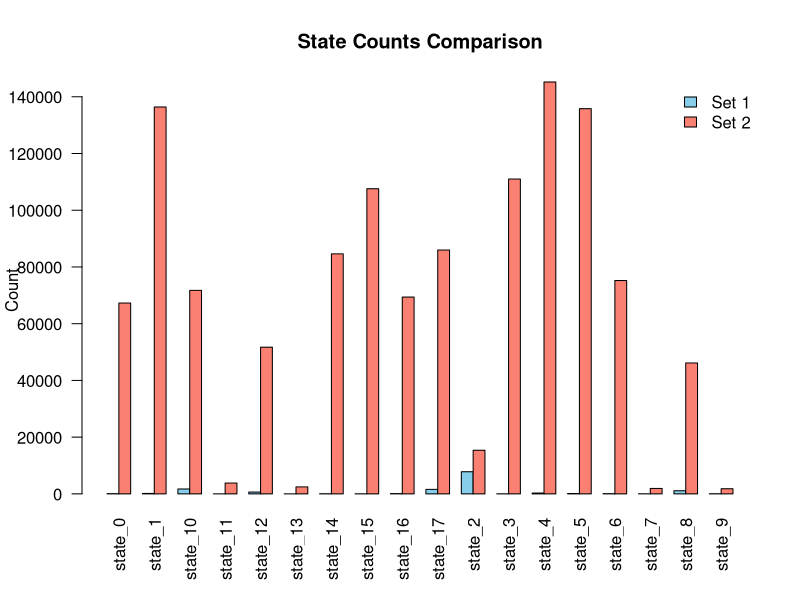
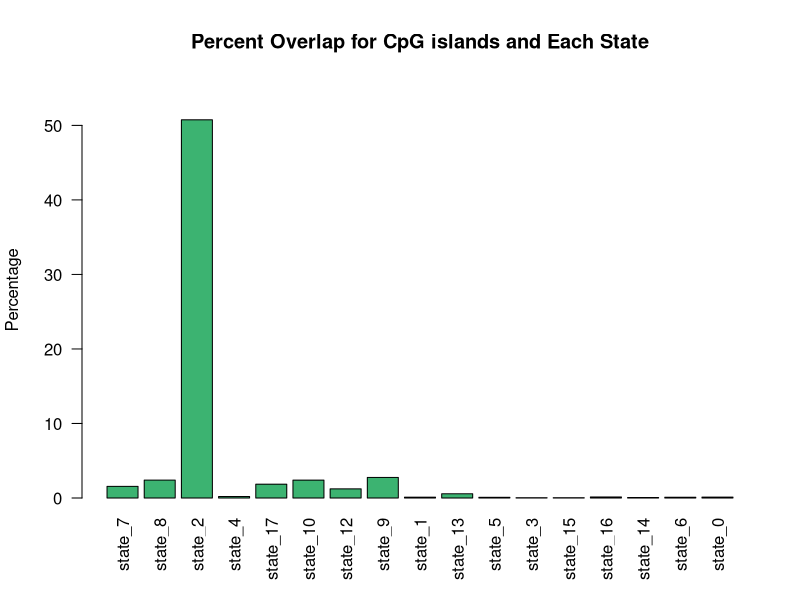
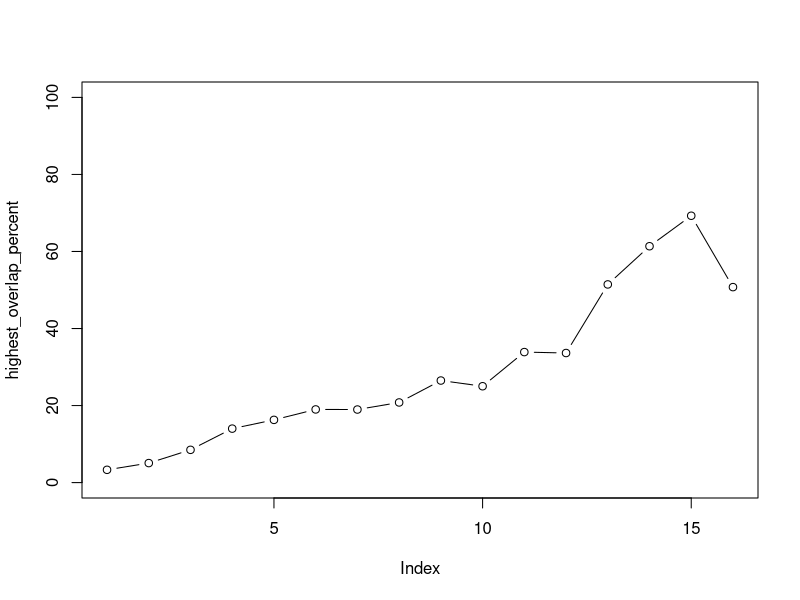

Recreate these plots in R, in order.
## ---- chunk 1
dict1 <- c(
  state_7 = 30, state_8 = 1109, state_2 = 7806, state_4 = 290,
  state_17 = 1592, state_10 = 1721, state_12 = 635, state_9 = 50,
  state_1 = 150, state_13 = 14, state_5 = 129, state_3 = 44,
  state_15 = 39, state_16 = 96, state_14 = 52, state_6 = 78, state_0 = 80
)

dict2 <- c(
  state_7 = 1921, state_8 = 46158, state_2 = 15382, state_14 = 84629,
  state_15 = 107581, state_10 = 71752, state_1 = 136387, state_5 = 135805,
  state_17 = 85966, state_6 = 75212, state_4 = 145206, state_3 = 110999,
  state_12 = 51714, state_0 = 67286, state_16 = 69379, state_11 = 3827,
  state_13 = 2467, state_9 = 1812
)

all_states <- sort(unique(c(names(dict1), names(dict2))))

values1 <- setNames(rep(0, length(all_states)), all_states)
values2 <- values1

values1[names(dict1)] <- dict1
values2[names(dict2)] <- dict2

barplot(
  rbind(values1, values2),
  beside = TRUE,
  col = c("skyblue", "salmon"),
  las = 2,
  main = "State Counts Comparison",
  ylab = "Count",
  legend.text = c("Set 1", "Set 2"),
  args.legend = list(x = "topright", bty = "n")
)

common_states <- intersect(names(dict1), names(dict2))
percent_overlap <- (dict1[common_states] / dict2[common_states]) * 100
print(percent_overlap)
barplot(
  percent_overlap,
  las = 2,
  col = "mediumseagreen",
  main = "Percent Overlap for CpG islands and Each State",
  ylab = "Percentage",
  ylim = c(0, max(percent_overlap) * 1.1)
)

## ---- chunk 2
highest_overlap_percent <-c(3.31859808,
5.06632105,
8.50461889,
14.01163478,
16.28309864,
18.99312600,
18.96904378,
20.80421127,
26.49593397,
25.01564723,
33.88372188,
33.64139728,
51.44779368,
61.36345301,
69.27796130,
50.74762710)

plot(highest_overlap_percent,  ylim = c(0, 100), type = "b")
